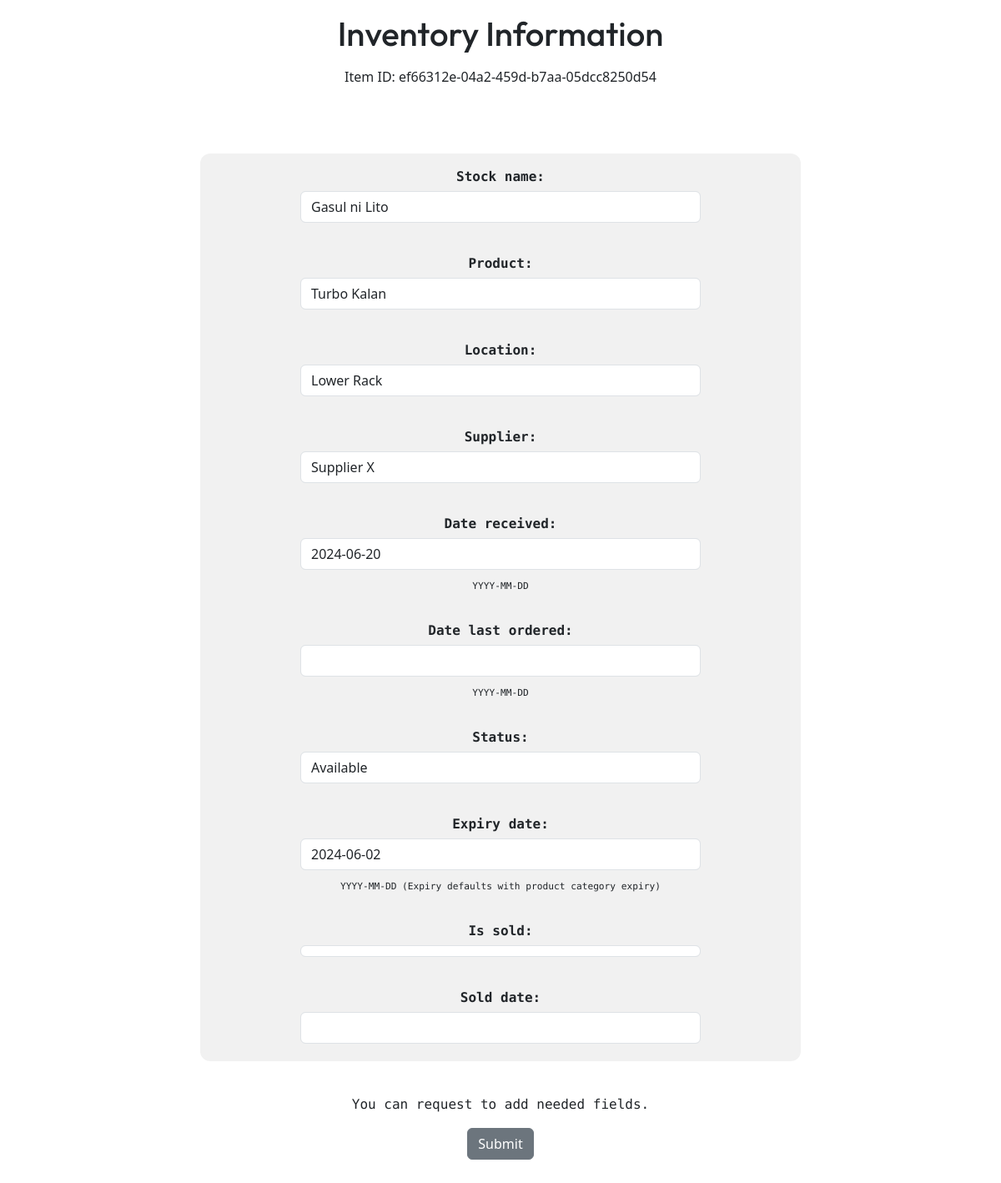
Page /inventory/manage/edit/ef66312e-04a2-459d-b7aa-05dcc8250d54?formID=stocks on the earlier database version.
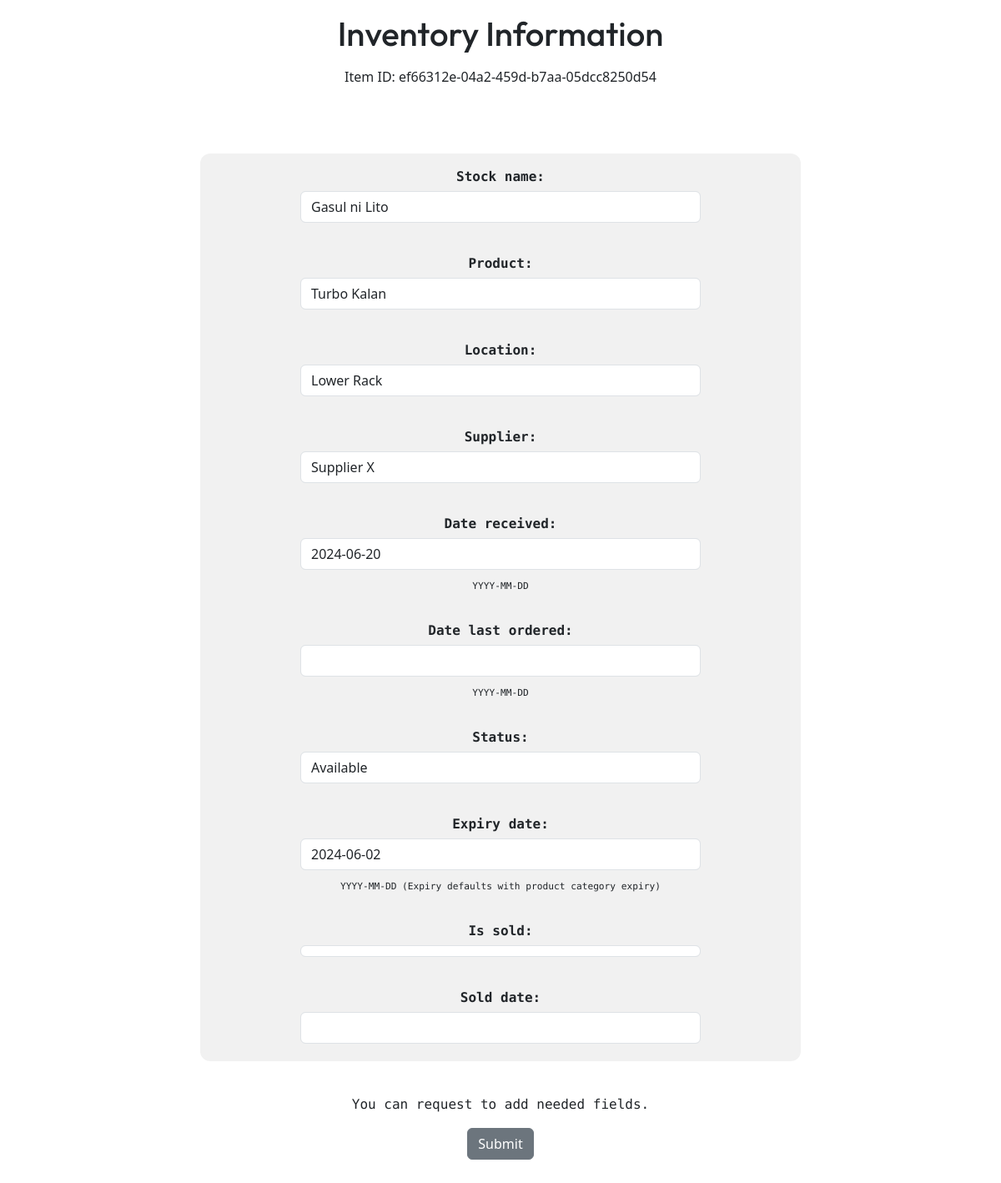
Same page on the later database version.
### home/models.py (models this page shows, shortened)
class Stock(models.Model):
    id = models.UUIDField(primary_key=True, default=uuid.uuid4, editable=False)
    stock_name = models.CharField(max_length=255, default=random_string(["Gasul X","Wonder Gasul","Awesome Gasul","Gasul na Cool","Oh my Gas","Gas Gas Gas!"]))
    product = models.ForeignKey(Product, related_name="stocks", on_delete=models.SET_NULL, null=True)
    location = models.CharField(max_length=255)
    supplier = models.ForeignKey(Supplier, on_delete=models.SET_NULL, null=True)
    date_received = models.DateField(default=timezone.now, editable=True,help_text="YYYY-MM-DD")
    date_last_ordered = models.DateField(null=True, blank=True, help_text="YYYY-MM-DD")
    status = models.CharField(max_length=50, choices=[('available', 'Available'), ('not_available','Not Available'), ('phased_out', 'Phased Out')])
    expiry_date = models.DateField(null=True, blank=True, help_text="YYYY-MM-DD (Expiry defaults with product category expiry)")
    is_sold = models.BooleanField(default=False)
    sold_date = models.DateField(null=True, blank=True, default=None)

### inventory/views.py (the view)
# urls.py: path('inventory/manage/edit/<item_id>', ivw.show_stock_data, name='inventory-item'),
def show_stock_data(request, item_id):
    var = {}
    submitted = False
    formID = request.GET.get('formID', 'default')
    item = get_object_or_404(Stock, pk=item_id)
    if request.method == "POST":
        form = forms.StockForms(request.POST, instance=item)
        if form.is_valid():
            form.save()
            messages.success(request,"Inventory Successfully Updated")
            return HttpResponseRedirect('/inventory/dashboard?success=True')
    else:
        form = forms.StockForms(instance=item)
        if "submitted" in request.GET:
            submitted = True
    var['formID'] = formID
    var['form'] = form
    var['submitted'] = submitted
    var['item'] = item
    return render(request, 'blocks/view_item_forms.html',var)

### inventory/forms.py
class StockForms(ModelForm):
    class Meta:
        model = Stock
        fields = "__all__"
    def __init__(self, *args, **kwargs):
        super(StockForms, self).__init__(*args, **kwargs)
        for field in self.fields.values():
            field.widget.attrs.update({'class': 'form-control','cols':'60'})

### home/models.py (called while the page is built)
    def __str__(self):
        return self.product_name

    def __str__(self):
        return self.name

### inventory/templates/blocks/view_item_forms.html (shortened to what this page needs)
{% extends "inventory/view_inventory_item.html"%}
{% block view_attrs %}
{% include "chunks/stocks_forms.html" %}
{% endblock %}

### inventory/templates/inventory/view_inventory_item.html (shortened to what this page needs)
<!doctype html>
<html lang="en">
  <head>
    <link href="https://cdn.jsdelivr.net/npm/bootstrap@5.3.3/dist/css/bootstrap.min.css" rel="stylesheet">
    {% load static %}
    <link rel="stylesheet" href="{% static 'css/home.css' %}">
    <link rel="stylesheet" href="{% static 'css/form_stylings.css' %}">
  </head>
  <body>
    {% block view_attrs %}
    {% endblock %}
  </body>
</html>

### inventory/templates/chunks/stocks_forms.html (shortened to what this page needs)
<center>
    <h1>
        Inventory Information
    </h1>
    <p>Item ID: {{ item.id }}</p>
    <form action="" method=POST>
        <div class="form_style">
            {{ form.as_p }}
        </div>
        <p>You can request to add needed fields.</p>
        <input type="submit" value="Submit" class="btn btn-secondary">
    </form>
</center>

### home/static/css/home.css (style rules this page uses)
body { background-color: rgb(255, 255, 255); margin: 0; padding: 0; overscroll-behavior: none; }

### home/static/css/form_stylings.css (style rules this page uses)
:root { --global-font-style-navbar-menu: "Roboto Mono"; --global-font-style-navbar-title: "DM Serif Display"; --global-font-style-navbar-section-title: "Outfit"; }
.form_style { display: flex; flex-direction: column; justify-content: center; align-items: center; width: 60dvw; margin: 2.5rem; border-radius: 1dvw; background-color: rgb(241, 241, 241); }
.form_style > p > label { font-family: var(--global-font-style-navbar-menu); font-size: clamp(.4rem, .5rem + 1dvw, 1rem); font-weight: bold; margin-top: 1rem; }
.form_style > p > select { margin: 5px; width: 40dvw; }
.form_style > p > input { margin: 5px; width: 40dvw; }
.form_style > p > span { font-family: var(--global-font-style-navbar-menu); font-size: clamp(.3rem, .4rem + 1dvw, .7rem); margin: 0; }
center > form > p { font-family: var(--global-font-style-navbar-menu); }
center > h1 { font-family: var(--global-font-style-navbar-section-title); margin: clamp(0.7rem, 0.7rem + 0.5dvw, 1rem); }
center > form { margin: 5rem; }

Differences in the rows shown:
changed Stock "ef66312e-04a2-459d-b7aa-05dcc8250d54": is_sold "☐" → "☑"
